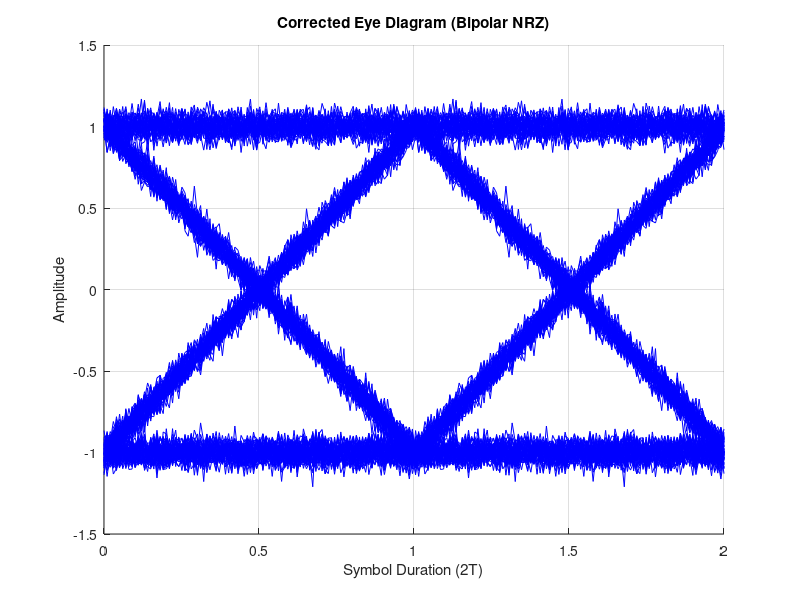

Source code (MATLAB):
% Improved Eye Diagram - Intuitive Manual Implementation
n_bits = 200;               % More bits to fill the diagram
sps = 100;                  % Samples per symbol
bits = randi([0 1], 1, n_bits);
bipolar_signal = 2*bits - 1;

% 1. Create a continuous signal with transitions (Rectangular pulses)
rect_pulse = ones(1, sps);
signal = kron(bipolar_signal, rect_pulse);

% 2. Apply a simple filter to create slopes (Essential for the "Eye")
% This mimics bandwidth limitation/ISI
filter_order = sps; 
h = ones(1, filter_order) / filter_order; % Moving average filter
smoothed_signal = conv(signal, h, 'same');

% 3. Add a touch of noise
smoothed_signal = smoothed_signal + 0.05 * randn(size(smoothed_signal));

% 4. Plotting logic
figure; hold on; grid on;
trace_len = 2 * sps; % Display 2 symbol periods
offset = sps/2;      % Shift to center the "eye"

for i = offset : sps : (length(smoothed_signal) - trace_len)
    plot(linspace(0, 2, trace_len), smoothed_signal(i : i + trace_len - 1), 'b');
end

title('Corrected Eye Diagram (Bipolar NRZ)');
xlabel('Symbol Duration (2T)');
ylabel('Amplitude');
ylim([-1.5 1.5]);
